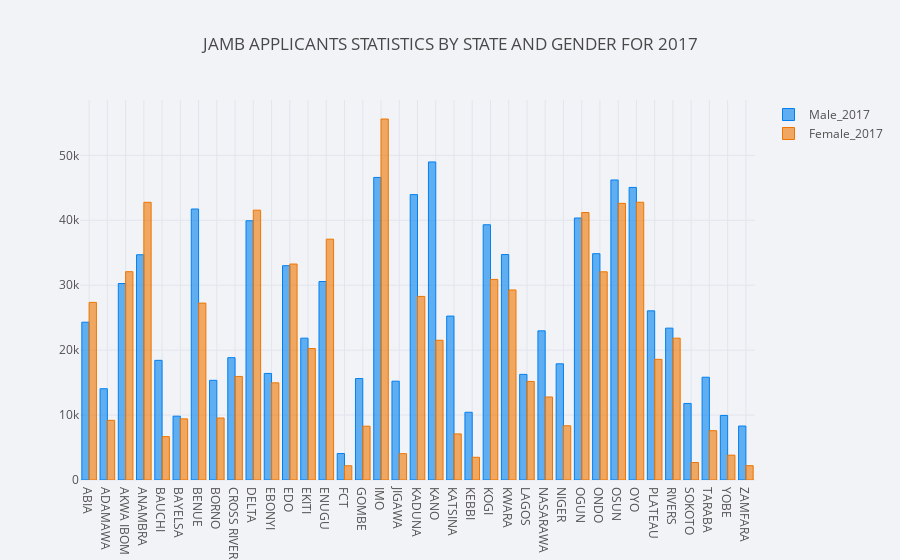

The notebook cell this image was saved under:
### Code cell
Data1.iloc[0:37,:].iplot(kind="bar",x="State",y=["Male_2017","Female_2017"],theme='polar',
                         title="JAMB APPLICANTS STATISTICS BY STATE AND GENDER FOR 2017")

### Figure 1 — Plotly figure (JSON) as saved in the notebook; plotly's stock layout.template omitted (floating-point values rounded to 4 significant figures)
{"data": [{"marker": {"color": "rgba(0, 128, 240, 0.6)", "line": {"color": "rgba(0, 128, 240, 1.0)", "width": 1}}, "name": "Male_2017", "orientation": "v", "text": "", "type": "bar", "uid": "6178bbca-4f19-42bd-bb9e-0b2a7c1b3ad9", "x": ["ABIA                ", "ADAMAWA             ", "AKWA IBOM           ", "ANAMBRA             ", "BAUCHI              ", "BAYELSA             ", "BENUE               ", "BORNO               ", "CROSS RIVER         ", "DELTA               ", "EBONYI              ", "EDO                 ", "EKITI               ", "ENUGU               ", "FCT                 ", "GOMBE               ", "IMO                 ", "JIGAWA              ", "KADUNA              ", "KANO                ", "KATSINA             ", "KEBBI               ", "KOGI                ", "KWARA               ", "LAGOS               ", "NASARAWA            ", "NIGER               ", "OGUN                ", "ONDO                ", "OSUN                ", "OYO                 ", "PLATEAU             ", "RIVERS              ", "SOKOTO              ", "TARABA              ", "YOBE                ", "ZAMFARA             "], "y": [24299, 14056, 30260, 34688, 18427, 9831, 41731, 15351, 18838, 39924, 16412, 33001, 21845, 30569, 4078, 15623, 46595, 15217, 43947, 48981, 25241, 10428, 39308, 34718, 16263, 22968, 17894, 40346, 34851, 46203, 45055, 26052, 23386, 11787, 15824, 9942, 8313]}, {"marker": {"color": "rgba(238, 118, 0, 0.6)", "line": {"color": "rgba(238, 118, 0, 1.0)", "width": 1}}, "name": "Female_2017", "orientation": "v", "text": "", "type": "bar", "uid": "3d110da3-80a5-4a11-ba38-9fd30e4af974", "x": ["ABIA                ", "ADAMAWA             ", "AKWA IBOM           ", "ANAMBRA             ", "BAUCHI              ", "BAYELSA             ", "BENUE               ", "BORNO               ", "CROSS RIVER         ", "DELTA               ", "EBONYI              ", "EDO                 ", "EKITI               ", "ENUGU               ", "FCT                 ", "GOMBE               ", "IMO                 ", "JIGAWA              ", "KADUNA              ", "KANO                ", "KATSINA             ", "KEBBI               ", "KOGI                ", "KWARA               ", "LAGOS               ", "NASARAWA            ", "NIGER               ", "OGUN                ", "ONDO                ", "OSUN                ", "OYO                 ", "PLATEAU             ", "RIVERS              ", "SOKOTO              ", "TARABA              ", "YOBE                ", "ZAMFARA             "], "y": [27351, 9187, 32081, 42764, 6681, 9416, 27239, 9547, 15948, 41554, 14962, 33260, 20250, 37086, 2192, 8288, 55593, 4056, 28272, 21517, 7098, 3499, 30889, 29263, 15180, 12785, 8349, 41190, 32060, 42600, 42772, 18581, 21838, 2691, 7593, 3825, 2209]}], "layout": {"legend": {"bgcolor": "#F2F3F7", "font": {"color": "#505050"}}, "paper_bgcolor": "#F2F3F7", "plot_bgcolor": "#F2F3F7", "title": {"font": {"color": "#484848"}, "text": "JAMB APPLICANTS STATISTICS BY STATE AND GENDER FOR 2017"}, "xaxis": {"gridcolor": "#E1E5ED", "showgrid": true, "tickfont": {"color": "#505050"}, "title": {"font": {"color": "#505050"}, "text": ""}, "zerolinecolor": "#E1E5ED"}, "yaxis": {"gridcolor": "#E1E5ED", "showgrid": true, "tickfont": {"color": "#505050"}, "title": {"font": {"color": "#505050"}, "text": ""}, "zerolinecolor": "#E1E5ED"}}}
